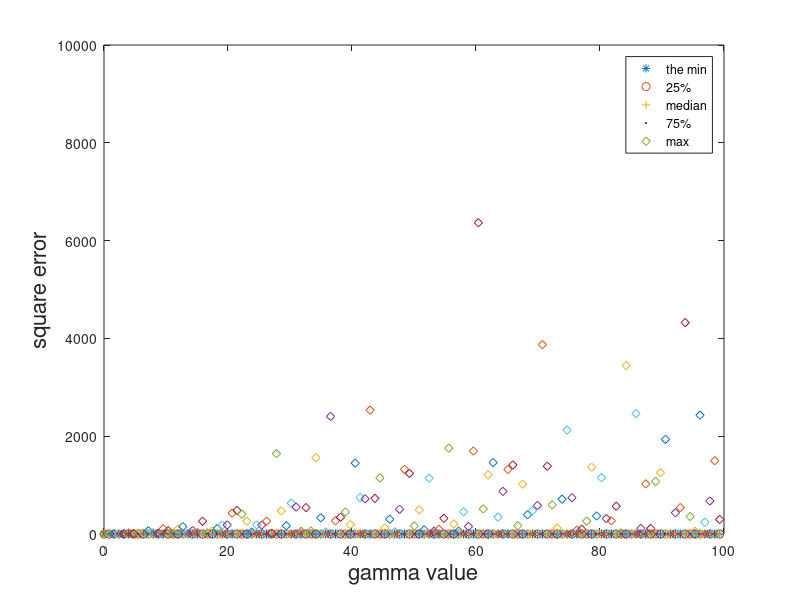

Write the MATLAB code that produced this figure.
%%% define the parameter
%gamma = 4;
clear;
clc;
time = 100;
N = 10;
sigma = 10;
B=2;
W = [1,-0.5,-1,0.5]; 
for gamma = 10^-B:10^(-0.1):10^B %%% iterate gamma from 0.01 to 100
for iteration = 1:time %%%% for every gamma iterate for 100 times
    L2 = zeros(1,time);
    x = -1 + 2*rand(N,1);
    X = [x.*x.*x,x.*x,x,ones(N,1)];
    Y = X*W' + sigma*randn(N,1);
    LikelyXX = zeros(4,4);
    LikelyYX = zeros(1,4);
%%% form the likelyhood matrix
for n = 1:N
    XX(:,:,n) = X(n,:)' *X(n,:);
    LikelyXX = LikelyXX+XX(:,:,n);
    YX(n,:) = Y(n).*X(n,:);
    LikelyYX = LikelyYX + YX(n,:);
end
%%% doing the estiamting process
%%% . formular W(map) = sum(y*x) * invers(sigmg1^2*inver(cov(W)) + sum(x*x'))
Westimated = LikelyYX * ((sigma^2*(gamma^2*eye(4))^(-1))+LikelyXX)^-1;

%%% calculate the L2 distance
L2(iteration) = (sum((Westimated - W) .^ 2));
end

%%%% sort the total L2 distance
L2Sort = sort(L2,'ascend');

%%% plot the value (1) is the min, (time/4) is 25%, (time/2) is median, (time*3/4) is
%%% 75% and (time) is the maximum 
plot(gamma,L2Sort(1),'*',gamma,L2Sort(time/4),'o',gamma,L2Sort(time/2),'+',gamma,L2Sort(time*3/4),'.',gamma,L2Sort(time),'d');
hold on
end
legend('the min','25%','median','75%','max')
xlabel('gamma value','FontSize',16);
ylabel('square error','FontSize',16);
